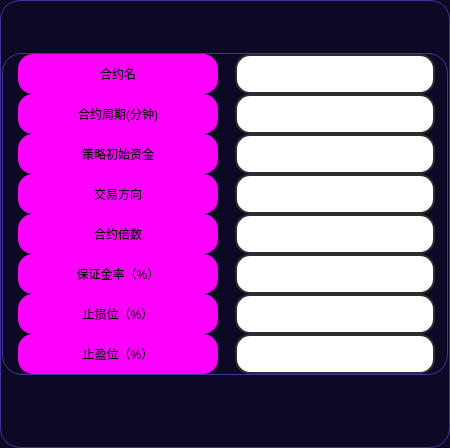
          <widget class="QFrame" name="frame_36">
           <property name="sizePolicy">
            <sizepolicy hsizetype="Expanding" vsizetype="Preferred">
             <horstretch>0</horstretch>
             <verstretch>0</verstretch>
            </sizepolicy>
           </property>
           <property name="minimumSize">
            <size>
             <width>450</width>
             <height>0</height>
            </size>
           </property>
           <property name="maximumSize">
            <size>
             <width>450</width>
             <height>16777215</height>
            </size>
           </property>
           <property name="styleSheet">
            <string notr="true">QFrame {
	background-color: rgb(13, 9, 36);
	border: 1px solid rgb(65, 51, 156);
	border-radius: 20px;
}
QFrame:hover {
	border: 2px solid rgb(255, 85, 0);
}</string>
           </property>
           <property name="frameShape">
            <enum>QFrame::StyledPanel</enum>
           </property>
           <property name="frameShadow">
            <enum>QFrame::Raised</enum>
           </property>
           <layout class="QVBoxLayout" name="verticalLayout_20">
            <property name="spacing">
             <number>1</number>
            </property>
            <property name="leftMargin">
             <number>1</number>
            </property>
            <property name="topMargin">
             <number>1</number>
            </property>
            <property name="rightMargin">
             <number>1</number>
            </property>
            <property name="bottomMargin">
             <number>1</number>
            </property>
            <item>
             <widget class="QFrame" name="frame_16">
              <property name="minimumSize">
               <size>
                <width>0</width>
                <height>50</height>
               </size>
              </property>
              <property name="styleSheet">
               <string notr="true">font: 700 20pt &quot;等线&quot;;
color: rgb(0, 255, 0);
border: none;</string>
              </property>
              <property name="frameShape">
               <enum>QFrame::StyledPanel</enum>
              </property>
              <property name="frameShadow">
               <enum>QFrame::Raised</enum>
              </property>
             </widget>
            </item>
            <item>
             <widget class="QFrame" name="frame_23">
              <property name="styleSheet">
               <string notr="true">QFrame {
	background-color: rgb(13, 9, 36);
	border: 1px solid rgb(65, 51, 156);
	border-radius: 20px;
}
QFrame:hover {
	border: 1px solid rgb(65, 51, 156);
}</string>
              </property>
              <property name="frameShape">
               <enum>QFrame::StyledPanel</enum>
              </property>
              <property name="frameShadow">
               <enum>QFrame::Raised</enum>
              </property>
              <layout class="QHBoxLayout" name="horizontalLayout_5">
               <property name="spacing">
                <number>15</number>
               </property>
               <property name="leftMargin">
                <number>15</number>
               </property>
               <property name="topMargin">
                <number>0</number>
               </property>
               <property name="rightMargin">
                <number>10</number>
               </property>
               <property name="bottomMargin">
                <number>0</number>
               </property>
               <item>
                <widget class="QFrame" name="upper_left_5">
                 <property name="sizePolicy">
                  <sizepolicy hsizetype="Minimum" vsizetype="Expanding">
                   <horstretch>0</horstretch>
                   <verstretch>0</verstretch>
                  </sizepolicy>
                 </property>
                 <property name="minimumSize">
                  <size>
                   <width>205</width>
                   <height>0</height>
                  </size>
                 </property>
                 <property name="maximumSize">
                  <size>
                   <width>205</width>
                   <height>1000</height>
                  </size>
                 </property>
                 <property name="styleSheet">
                  <string notr="true">border:none</string>
                 </property>
                 <property name="frameShape">
                  <enum>QFrame::StyledPanel</enum>
                 </property>
                 <property name="frameShadow">
                  <enum>QFrame::Raised</enum>
                 </property>
                 <layout class="QVBoxLayout" name="verticalLayout_52">
                  <property name="spacing">
                   <number>0</number>
                  </property>
                  <property name="leftMargin">
                   <number>0</number>
                  </property>
                  <property name="topMargin">
                   <number>0</number>
                  </property>
                  <property name="rightMargin">
                   <number>0</number>
                  </property>
                  <property name="bottomMargin">
                   <number>0</number>
                  </property>
                  <item>
                   <widget class="QLabel" name="label_symbol">
                    <property name="minimumSize">
                     <size>
                      <width>200</width>
                      <height>40</height>
                     </size>
                    </property>
                    <property name="maximumSize">
                     <size>
                      <width>200</width>
                      <height>40</height>
                     </size>
                    </property>
                    <property name="styleSheet">
                     <string notr="true">QLabel {
	font: 700 18pt &quot;等线&quot;;
	background-color: rgb(255, 0, 255);
	border-radius: 15px;
}

QLabel:hover{
	border: 3px solid rgb(0, 255, 0);
}
QLabel:disabled{
	color: rgb(0, 0, 0);
	border-color: rgb(166, 166, 166);
    background-color: rgb(186, 186, 186);
}</string>
                    </property>
                    <property name="text">
                     <string>合约名</string>
                    </property>
                    <property name="alignment">
                     <set>Qt::AlignCenter</set>
                    </property>
                    <property name="buddy">
                     <cstring>symbol</cstring>
                    </property>
                   </widget>
                  </item>
                  <item>
                   <widget class="QLabel" name="label_symbol_period">
                    <property name="minimumSize">
                     <size>
                      <width>200</width>
                      <height>40</height>
                     </size>
                    </property>
                    <property name="maximumSize">
                     <size>
                      <width>200</width>
                      <height>40</height>
                     </size>
                    </property>
                    <property name="styleSheet">
                     <string notr="true">QLabel {
	font: 700 18pt &quot;等线&quot;;
	background-color: rgb(255, 0, 255);
	border-radius: 15px;
}

QLabel:hover{
	border: 3px solid rgb(0, 255, 0);
}
QLabel:disabled{
	color: rgb(0, 0, 0);
	border-color: rgb(166, 166, 166);
    background-color: rgb(186, 186, 186);
}</string>
                    </property>
                    <property name="text">
                     <string>合约周期(分钟)</string>
                    </property>
                    <property name="alignment">
                     <set>Qt::AlignCenter</set>
                    </property>
                    <property name="buddy">
                     <cstring>symbol_period</cstring>
                    </property>
                   </widget>
                  </item>
                  <item>
                   <widget class="QLabel" name="label_initial_capital">
                    <property name="minimumSize">
                     <size>
                      <width>200</width>
                      <height>40</height>
                     </size>
                    </property>
                    <property name="maximumSize">
                     <size>
                      <width>200</width>
                      <height>40</height>
                     </size>
                    </property>
                    <property name="styleSheet">
                     <string notr="true">QLabel {
	font: 700 18pt &quot;等线&quot;;
	background-color: rgb(255, 0, 255);
	border-radius: 15px;
}

QLabel:hover{
	border: 3px solid rgb(0, 255, 0);
}
QLabel:disabled{
	color: rgb(0, 0, 0);
	border-color: rgb(166, 166, 166);
    background-color: rgb(186, 186, 186);
}</string>
                    </property>
                    <property name="text">
                     <string>策略初始资金</string>
                    </property>
                    <property name="alignment">
                     <set>Qt::AlignCenter</set>
                    </property>
                    <property name="buddy">
                     <cstring>initial_capital</cstring>
                    </property>
                   </widget>
                  </item>
                  <item>
                   <widget class="QLabel" name="label_orientation">
                    <property name="minimumSize">
                     <size>
                      <width>200</width>
                      <height>40</height>
                     </size>
                    </property>
                    <property name="maximumSize">
                     <size>
                      <width>200</width>
                      <height>40</height>
                     </size>
                    </property>
                    <property name="styleSheet">
                     <string notr="true">QLabel {
	font: 700 18pt &quot;等线&quot;;
	background-color: rgb(255, 0, 255);
	border-radius: 15px;
}

QLabel:hover{
	border: 3px solid rgb(0, 255, 0);
}
QLabel:disabled{
	color: rgb(0, 0, 0);
	border-color: rgb(166, 166, 166);
    background-color: rgb(186, 186, 186);
}</string>
                    </property>
                    <property name="text">
                     <string>交易方向</string>
                    </property>
                    <property name="alignment">
                     <set>Qt::AlignCenter</set>
                    </property>
                    <property name="buddy">
                     <cstring>orientation</cstring>
                    </property>
                   </widget>
                  </item>
                  <item>
                   <widget class="QLabel" name="label_contract_multiples">
                    <property name="minimumSize">
                     <size>
                      <width>200</width>
                      <height>40</height>
                     </size>
                    </property>
                    <property name="maximumSize">
                     <size>
                      <width>200</width>
                      <height>40</height>
                     </size>
                    </property>
                    <property name="styleSheet">
                     <string notr="true">QLabel {
	font: 700 18pt &quot;等线&quot;;
	background-color: rgb(255, 0, 255);
	border-radius: 15px;
}

QLabel:hover{
	border: 3px solid rgb(0, 255, 0);
}
QLabel:disabled{
	color: rgb(0, 0, 0);
	border-color: rgb(166, 166, 166);
    background-color: rgb(186, 186, 186);
}</string>
                    </property>
                    <property name="text">
                     <string>合约倍数</string>
                    </property>
                    <property name="alignment">
                     <set>Qt::AlignCenter</set>
                    </property>
                    <property name="buddy">
                     <cstring>contract_multiples</cstring>
                    </property>
                   </widget>
                  </item>
                  <item>
                   <widget class="QLabel" name="label_margin_rate">
                    <property name="minimumSize">
                     <size>
                      <width>200</width>
                      <height>40</height>
                     </size>
                    </property>
                    <property name="maximumSize">
                     <size>
                      <width>200</width>
                      <height>40</height>
                     </size>
                    </property>
                    <property name="styleSheet">
                     <string notr="true">QLabel {
	font: 700 18pt &quot;等线&quot;;
	background-color: rgb(255, 0, 255);
	border-radius: 15px;
}

QLabel:hover{
	border: 3px solid rgb(0, 255, 0);
}
QLabel:disabled{
	color: rgb(0, 0, 0);
	border-color: rgb(166, 166, 166);
    background-color: rgb(186, 186, 186);
}</string>
                    </property>
                    <property name="text">
                     <string>保证金率（%）</string>
                    </property>
                    <property name="alignment">
                     <set>Qt::AlignCenter</set>
                    </property>
                    <property name="buddy">
                     <cstring>margin_rate</cstring>
                    </property>
                   </widget>
                  </item>
                  <item>
                   <widget class="QLabel" name="label_stop_loss">
                    <property name="minimumSize">
                     <size>
                      <width>200</width>
                      <height>40</height>
                     </size>
                    </property>
                    <property name="maximumSize">
                     <size>
                      <width>200</width>
                      <height>40</height>
                     </size>
                    </property>
                    <property name="styleSheet">
                     <string notr="true">QLabel {
	font: 700 18pt &quot;等线&quot;;
	background-color: rgb(255, 0, 255);
	border-radius: 15px;
}

QLabel:hover{
	border: 3px solid rgb(0, 255, 0);
}
QLabel:disabled{
	color: rgb(0, 0, 0);
	border-color: rgb(166, 166, 166);
    background-color: rgb(186, 186, 186);
}</string>
                    </property>
                    <property name="text">
                     <string>止损位（%）</string>
                    </property>
                    <property name="alignment">
                     <set>Qt::AlignCenter</set>
                    </property>
                    <property name="buddy">
                     <cstring>stop_loss</cstring>
                    </property>
                   </widget>
                  </item>
                  <item>
                   <widget class="QLabel" name="label_stop_profit">
                    <property name="minimumSize">
                     <size>
                      <width>200</width>
                      <height>40</height>
                     </size>
                    </property>
                    <property name="maximumSize">
                     <size>
                      <width>200</width>
                      <height>40</height>
                     </size>
                    </property>
                    <property name="styleSheet">
                     <string notr="true">QLabel {
	font: 700 18pt &quot;等线&quot;;
	background-color: rgb(255, 0, 255);
	border-radius: 15px;
}

QLabel:hover{
	border: 3px solid rgb(0, 255, 0);
}
QLabel:disabled{
	color: rgb(0, 0, 0);
	border-color: rgb(166, 166, 166);
    background-color: rgb(186, 186, 186);
}</string>
                    </property>
                    <property name="text">
                     <string>止盈位（%）</string>
                    </property>
                    <property name="alignment">
                     <set>Qt::AlignCenter</set>
                    </property>
                    <property name="buddy">
                     <cstring>stop_profit</cstring>
                    </property>
                   </widget>
                  </item>
                 </layout>
                </widget>
               </item>
               <item>
                <widget class="QFrame" name="upper_right_5">
                 <property name="sizePolicy">
                  <sizepolicy hsizetype="Minimum" vsizetype="Expanding">
                   <horstretch>0</horstretch>
                   <verstretch>0</verstretch>
                  </sizepolicy>
                 </property>
                 <property name="minimumSize">
                  <size>
                   <width>205</width>
                   <height>0</height>
                  </size>
                 </property>
                 <property name="maximumSize">
                  <size>
                   <width>205</width>
                   <height>1000</height>
                  </size>
                 </property>
                 <property name="styleSheet">
                  <string notr="true">border:none</string>
                 </property>
                 <property name="frameShape">
                  <enum>QFrame::StyledPanel</enum>
                 </property>
                 <property name="frameShadow">
                  <enum>QFrame::Raised</enum>
                 </property>
                 <layout class="QVBoxLayout" name="verticalLayout_41">
                  <property name="spacing">
                   <number>0</number>
                  </property>
                  <property name="leftMargin">
                   <number>0</number>
                  </property>
                  <property name="topMargin">
                   <number>0</number>
                  </property>
                  <property name="rightMargin">
                   <number>0</number>
                  </property>
                  <property name="bottomMargin">
                   <number>0</number>
                  </property>
                  <item>
                   <widget class="QLineEdit" name="symbol">
                    <property name="minimumSize">
                     <size>
                      <width>200</width>
                      <height>40</height>
                     </size>
                    </property>
                    <property name="maximumSize">
                     <size>
                      <width>200</width>
                      <height>40</height>
                     </size>
                    </property>
                    <property name="styleSheet">
                     <string notr="true">QLineEdit {
	border: 2px solid rgb(45, 45, 45);
	border-radius: 15px;
	padding: 5px;
	background-color: rgb(255, 255, 255);	
	color: rgb(0, 0, 0);
	font: 700 18pt &quot;等线&quot;;
}
QLineEdit:hover {
	border: 3px solid rgb(255, 85, 0);
}
QLineEdit:focus {
	border: 3px solid rgb(255, 85, 0);
	color: rgb(255, 0, 0);
}
QLineEdit:disabled{
	color: rgb(0, 0, 0);
	border-color: rgb(166, 166, 166);
    background-color: rgb(186, 186, 186);
}</string>
                    </property>
                   </widget>
                  </item>
                  <item>
                   <widget class="QLineEdit" name="symbol_period">
                    <property name="minimumSize">
                     <size>
                      <width>200</width>
                      <height>40</height>
                     </size>
                    </property>
                    <property name="maximumSize">
                     <size>
                      <width>200</width>
                      <height>40</height>
                     </size>
                    </property>
                    <property name="styleSheet">
                     <string notr="true">QLineEdit {
	border: 2px solid rgb(45, 45, 45);
	border-radius: 15px;
	padding: 5px;
	background-color: rgb(255, 255, 255);	
	color: rgb(0, 0, 0);
	font: 700 18pt &quot;等线&quot;;
}
QLineEdit:hover {
	border: 3px solid rgb(255, 85, 0);
}
QLineEdit:focus {
	border: 3px solid rgb(255, 85, 0);
	color: rgb(255, 0, 0);
}
QLineEdit:disabled{
	color: rgb(0, 0, 0);
	border-color: rgb(166, 166, 166);
    background-color: rgb(186, 186, 186);
}</string>
                    </property>
                   </widget>
                  </item>
                  <item>
                   <widget class="QLineEdit" name="initial_capital">
                    <property name="minimumSize">
                     <size>
                      <width>200</width>
                      <height>40</height>
                     </size>
                    </property>
                    <property name="maximumSize">
                     <size>
                      <width>200</width>
                      <height>40</height>
                     </size>
                    </property>
                    <property name="styleSheet">
                     <string notr="true">QLineEdit {
	border: 2px solid rgb(45, 45, 45);
	border-radius: 15px;
	padding: 5px;
	background-color: rgb(255, 255, 255);	
	color: rgb(0, 0, 0);
	font: 700 18pt &quot;等线&quot;;
}
QLineEdit:hover {
	border: 3px solid rgb(255, 85, 0);
}
QLineEdit:focus {
	border: 3px solid rgb(255, 85, 0);
	color: rgb(255, 0, 0);
}
QLineEdit:disabled{
	color: rgb(0, 0, 0);
	border-color: rgb(166, 166, 166);
    background-color: rgb(186, 186, 186);
}</string>
                    </property>
                   </widget>
                  </item>
                  <item>
                   <widget class="QLineEdit" name="orientation">
                    <property name="minimumSize">
                     <size>
                      <width>200</width>
                      <height>40</height>
                     </size>
                    </property>
                    <property name="maximumSize">
                     <size>
                      <width>200</width>
                      <height>40</height>
                     </size>
                    </property>
                    <property name="styleSheet">
                     <string notr="true">QLineEdit {
	border: 2px solid rgb(45, 45, 45);
	border-radius: 15px;
	padding: 5px;
	background-color: rgb(255, 255, 255);	
	color: rgb(0, 0, 0);
	font: 700 18pt &quot;等线&quot;;
}
QLineEdit:hover {
	border: 3px solid rgb(255, 85, 0);
}
QLineEdit:focus {
	border: 3px solid rgb(255, 85, 0);
	color: rgb(255, 0, 0);
}
QLineEdit:disabled{
	color: rgb(0, 0, 0);
	border-color: rgb(166, 166, 166);
    background-color: rgb(186, 186, 186);
}</string>
                    </property>
                   </widget>
                  </item>
                  <item>
                   <widget class="QLineEdit" name="contract_multiples">
                    <property name="minimumSize">
                     <size>
                      <width>200</width>
                      <height>40</height>
                     </size>
                    </property>
                    <property name="maximumSize">
                     <size>
                      <width>200</width>
                      <height>40</height>
                     </size>
                    </property>
                    <property name="styleSheet">
                     <string notr="true">QLineEdit {
	border: 2px solid rgb(45, 45, 45);
	border-radius: 15px;
	padding: 5px;
	background-color: rgb(255, 255, 255);	
	color: rgb(0, 0, 0);
	font: 700 18pt &quot;等线&quot;;
}
QLineEdit:hover {
	border: 3px solid rgb(255, 85, 0);
}
QLineEdit:focus {
	border: 3px solid rgb(255, 85, 0);
	color: rgb(255, 0, 0);
}
QLineEdit:disabled{
	color: rgb(0, 0, 0);
	border-color: rgb(166, 166, 166);
    background-color: rgb(186, 186, 186);
}</string>
                    </property>
                    <property name="text">
                     <string/>
                    </property>
                   </widget>
                  </item>
                  <item>
                   <widget class="QLineEdit" name="margin_rate">
                    <property name="minimumSize">
                     <size>
                      <width>200</width>
                      <height>40</height>
                     </size>
                    </property>
                    <property name="maximumSize">
                     <size>
                      <width>200</width>
                      <height>40</height>
                     </size>
                    </property>
                    <property name="styleSheet">
                     <string notr="true">QLineEdit {
	border: 2px solid rgb(45, 45, 45);
	border-radius: 15px;
	padding: 5px;
	background-color: rgb(255, 255, 255);	
	color: rgb(0, 0, 0);
	font: 700 18pt &quot;等线&quot;;
}
QLineEdit:hover {
	border: 3px solid rgb(255, 85, 0);
}
QLineEdit:focus {
	border: 3px solid rgb(255, 85, 0);
	color: rgb(255, 0, 0);
}
QLineEdit:disabled{
	color: rgb(0, 0, 0);
	border-color: rgb(166, 166, 166);
    background-color: rgb(186, 186, 186);
}</string>
                    </property>
                    <property name="text">
                     <string/>
                    </property>
                   </widget>
                  </item>
                  <item>
                   <widget class="QLineEdit" name="stop_loss">
                    <property name="minimumSize">
                     <size>
                      <width>200</width>
                      <height>40</height>
                     </size>
                    </property>
                    <property name="maximumSize">
                     <size>
                      <width>200</width>
                      <height>40</height>
                     </size>
                    </property>
                    <property name="styleSheet">
                     <string notr="true">QLineEdit {
	border: 2px solid rgb(45, 45, 45);
	border-radius: 15px;
	padding: 5px;
	background-color: rgb(255, 255, 255);	
	color: rgb(0, 0, 0);
	font: 700 18pt &quot;等线&quot;;
}
QLineEdit:hover {
	border: 3px solid rgb(255, 85, 0);
}
QLineEdit:focus {
	border: 3px solid rgb(255, 85, 0);
	color: rgb(255, 0, 0);
}
QLineEdit:disabled{
	color: rgb(0, 0, 0);
	border-color: rgb(166, 166, 166);
    background-color: rgb(186, 186, 186);
}</string>
                    </property>
                   </widget>
                  </item>
                  <item>
                   <widget class="QLineEdit" name="stop_profit">
                    <property name="minimumSize">
                     <size>
                      <width>200</width>
                      <height>40</height>
                     </size>
                    </property>
                    <property name="maximumSize">
                     <size>
                      <width>200</width>
                      <height>40</height>
                     </size>
                    </property>
                    <property name="styleSheet">
                     <string notr="true">QLineEdit {
	border: 2px solid rgb(45, 45, 45);
	border-radius: 15px;
	padding: 5px;
	background-color: rgb(255, 255, 255);	
	color: rgb(0, 0, 0);
	font: 700 18pt &quot;等线&quot;;
}
QLineEdit:hover {
	border: 3px solid rgb(255, 85, 0);
}
QLineEdit:focus {
	border: 3px solid rgb(255, 85, 0);
	color: rgb(255, 0, 0);
}
QLineEdit:disabled{
	color: rgb(0, 0, 0);
	border-color: rgb(166, 166, 166);
    background-color: rgb(186, 186, 186);
}</string>
                    </property>
                   </widget>
                  </item>
                 </layout>
                </widget>
               </item>
              </layout>
             </widget>
            </item>
            <item>
             <widget class="QFrame" name="frame_59">
              <property name="minimumSize">
               <size>
                <width>0</width>
                <height>70</height>
               </size>
              </property>
              <property name="maximumSize">
               <size>
                <width>16777215</width>
                <height>100</height>
               </size>
              </property>
              <property name="styleSheet">
               <string notr="true">QFrame {
	background-color: rgb(13, 9, 36);
	border: none;
	border-radius: 20px;
}
</string>
              </property>
              <property name="frameShape">
               <enum>QFrame::StyledPanel</enum>
              </property>
              <property name="frameShadow">
               <enum>QFrame::Raised</enum>
              </property>
              <layout class="QHBoxLayout" name="horizontalLayout_31">
               <property name="spacing">
                <number>0</number>
               </property>
               <property name="leftMargin">
                <number>0</number>
               </property>
               <property name="topMargin">
                <number>20</number>
               </property>
               <property name="rightMargin">
                <number>0</number>
               </property>
               <property name="bottomMargin">
                <number>10</number>
               </property>
              </layout>
             </widget>
            </item>
           </layout>
          </widget>
